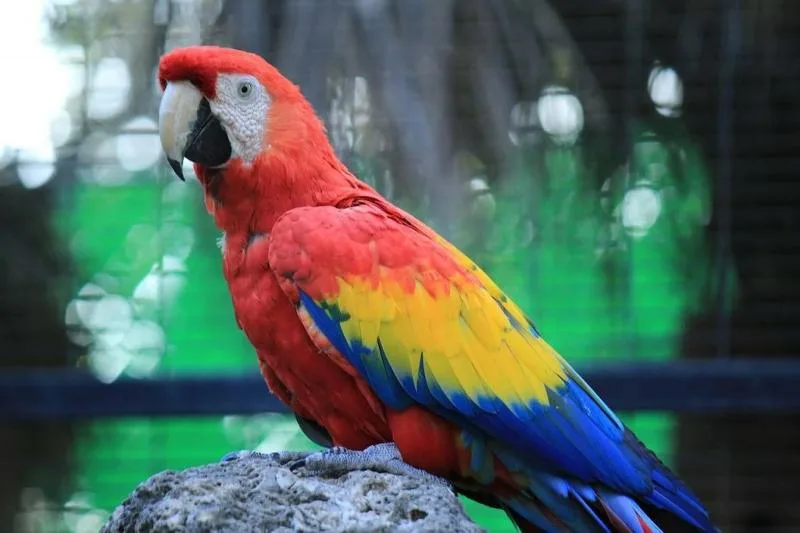
#> input picture image.jpg, 800 x 533 px
$ python main.py image.jpg 5
#> lines starting #> are read from the running program, lines starting #| are printed output that depends on the picture
### im_read.py
import cv2

from numpy import ndarray


def read_image(name_im: str) -> ndarray:
    """
    Чтение изображения
    :param name_im:путь к изображению
    :return:изображение в виде матрицы пикселей
    """
    return cv2.imread(name_im)


def show_image(img: ndarray) -> None:
    """
    Вывод изображения на экран
    :param img:изображение в виде матрицы пикселей
    :return:None
    """
    cv2.imshow('image', img)
    cv2.waitKey(0)


def size(img: ndarray) -> (int,int):
    """
    Вывод размера изображения
    :param img:изображение в виде матрицы пикселей
    :return:кортеж с параметрами
    """
    height, width, val = img.shape
    return height, width

### histogram.py
import cv2
import matplotlib.pyplot as plt

from numpy import ndarray


def create_histogram(img: ndarray) -> list:
    """
    Создание списка гистограмм для трёх цветовых каналов
    :param img:изображение в виде матрицы пикселей
    :return:список гистограмм
    """
    histogram_of_channels = []
    for i in range(3):
        histogram_of_channels.append(cv2.calcHist([img], [i], None, [256], [0, 256]))
    return histogram_of_channels


def show_histograms_of_channels(histograms: list) -> None:
    """
    Вывод гистограммы трёх цветовых каналов
    :param histograms:список гистрограмм для трёх цветов
    :return:None
    """
    colors = ['blue', 'green', 'red']
    for i, col in enumerate(colors):
        plt.plot(histograms[i], label=col, color=col)
    plt.title('Histogram of colors')
    plt.xlabel('Pixel Intensity (0-255)')
    plt.ylabel('Number of Pixels')
    plt.axhline(0, color='black', linewidth=0.5)  # линия по оси x
    plt.axvline(0, color='black', linewidth=0.5)  # линия по оси y
    plt.legend()
    plt.show()

### rotate_img.py
import cv2

from numpy import ndarray


def rotate_image(image: ndarray, angle: int) -> ndarray:
    """
    Вращение изображения на заданный угол
    :param image:изображение в виде матрицы пикселей
    :param angle:угол на который нужно повернуть изображение в градусах
    :return:повёрнутое изображение на указанный угол
    """
    height, width = image.shape[0], image.shape[1]
    center = (width / 2, height / 2)
    matrix = cv2.getRotationMatrix2D(center, angle, 1)
    rotated_im = cv2.warpAffine(image, matrix, (width, height))
    return rotated_im

### main.py
import argparse

from im_read import read_image, show_image, size
from histogram import create_histogram, show_histograms_of_channels
from rotate_img import rotate_image


def parse() -> argparse.Namespace:
    """
    Парсинг аргументов командной строки
    :return:введённые аргументы
    """
    parser = argparse.ArgumentParser(description='Process an image with optional rotation.')
    parser.add_argument('name_file', type=str, help='Name of the image file.')
    parser.add_argument('angle', type=int, help='Rotation angle in degrees.')
    args = parser.parse_args()
    return args


def main():
    args = parse()
    try:
        img = read_image(args.name_file)
#> in read_image, returned value is the input picture: shape (533, 800, 3); mean B, G, R 91.8, 99.1, 83.5
        show_image(img)
        size_img = size(img)
#> size_img = (533, 800)
        print(f"Image size: {size_img}")
#| Image size: (533, 800)
        histogram_of_channels = create_histogram(img)
#> after the loop in create_histogram, `for i in range(3):`: histogram_of_channels = 3 items
#> histogram_of_channels = 3 items
        show_histograms_of_channels(histogram_of_channels)
#> in show_histograms_of_channels, `plt.show()`:
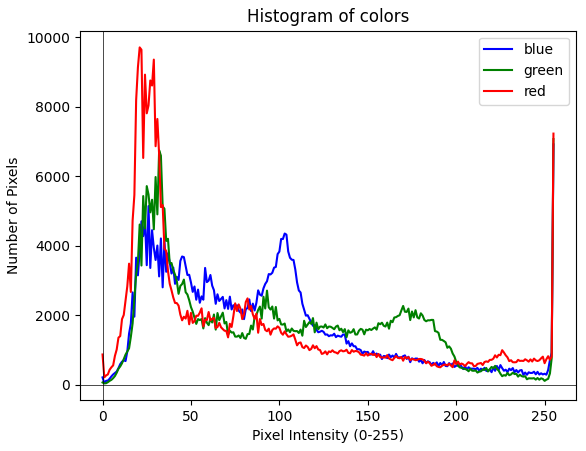
#> figure drawn by matplotlib, 1 panel; curve peaks at x = 255, y = 6921; curve peaks at x = 255, y = 7073; curve peaks at x = 21, y = 9711
        rotated_im = rotate_image(img, args.angle)
#> in rotate_image, `matrix = cv2.getRotationMatrix2D(center, angle, 1)`: matrix = [[0.996, 0.0872, -21.7], [-0.0872, 0.996, 35.88]]
#> in rotate_image, `rotated_im = cv2.warpAffine(image, matrix, (width, height))`:
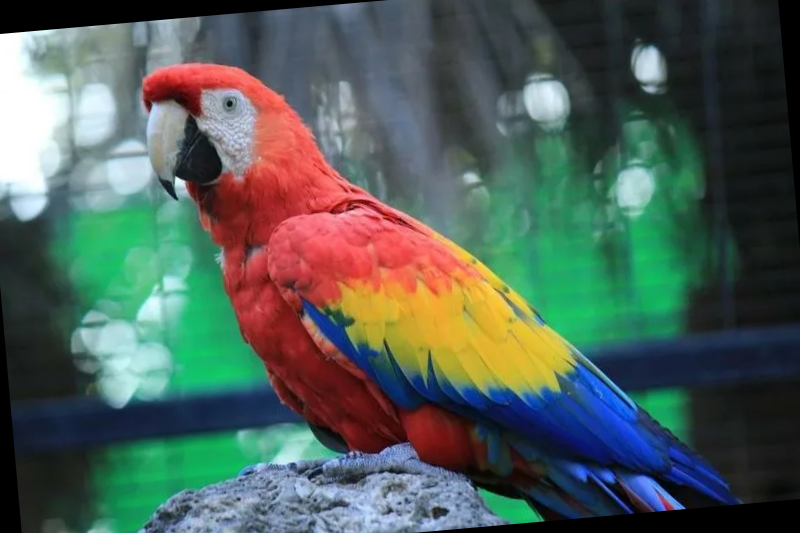
#> rotated_im: shape (533, 800, 3); mean B, G, R 87.6, 95, 80
        show_image(rotated_im)
    except Exception as e:
        print(f"Error: {e}")


if __name__ == "__main__":
    main()
